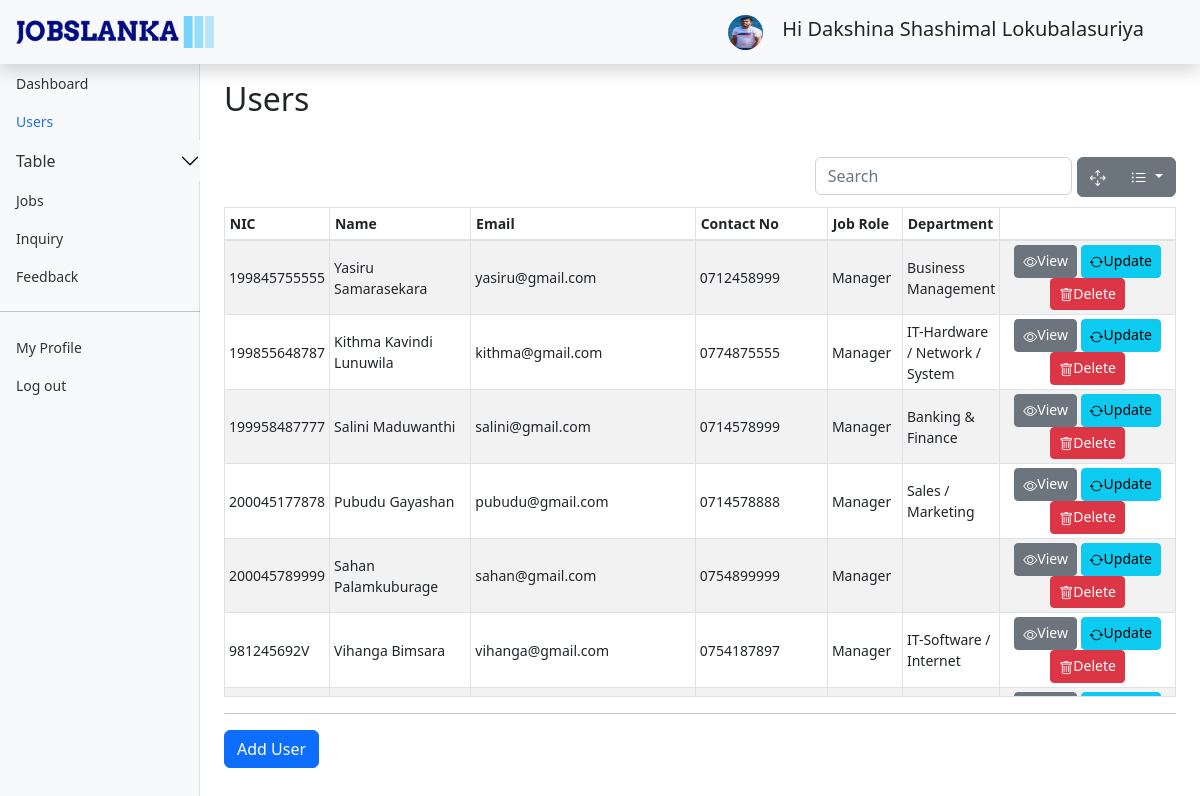
Page /Admin/users.php (signed in) on the committed database.
### tables this page shows
CREATE TABLE `job_role` (
  `id` int(11) NOT NULL,
  `name` varchar(20) NOT NULL,
  `isactive` int(11) NOT NULL
);

CREATE TABLE `staff` (
  `nic` varchar(12) NOT NULL,
  `name` varchar(100) NOT NULL,
  `address` varchar(200) NOT NULL,
  `email` varchar(50) NOT NULL,
  `phone_no` varchar(10) NOT NULL,
  `gender` char(1) NOT NULL,
  `password` varchar(35) NOT NULL,
  `image` text DEFAULT NULL,
  `job_role_id` int(11) NOT NULL,
  `isactive` int(11) NOT NULL
);

CREATE TABLE `job_category` (
  `id` int(11) NOT NULL,
  `name` varchar(50) NOT NULL,
  `description` varchar(200) DEFAULT NULL,
  `manager_id` varchar(12) DEFAULT NULL,
  `isactive` int(11) NOT NULL
);

### Admin/users.php (the view, shortened to what this page needs)
<?php require "../DBCon.php";
require "../fillCombo.php";
if(isset($_SESSION['userInfo']) && $_SESSION['userInfo']['job_role_id']==1){
?>
<!doctype html>
<html lang="en">
  <head>
    <link href="../assets/css/bootstrap.min.css" rel="stylesheet">
    <link href="..\assets\css\jobslanka.css" rel="stylesheet">
    <link href="..\assets\css\dashboard.css" rel="stylesheet">
    <link href="..\assets\css\bootstrap-table.min.css" rel="stylesheet">
    <link href="..\assets\css\bootstrap-table-sticky-header.css" rel="stylesheet">
    <link rel="stylesheet" href="https://cdn.jsdelivr.net/npm/bootstrap-icons@1.7.2/font/bootstrap-icons.css">
</head>
<body>
<header class="navbar navbar-dark sticky-top bg-light flex-md-nowrap p-0 shadow">
  <a href="..\index.php" class="d-flex align-items-center mb-3 mb-md-0 pv-3 px-3 me-md-auto link-dark text-decoration-none">
                  <img src="..\Images\logo_noBack.png"
                    style="width: 200px;"  class="pb-3 py-3" alt="logo">
        </a>
  <div class="navbar-nav">
    <div class="nav-item text-nowrap mx-5">
    <img src="../Uploads/ProfilePics/<?php echo $_SESSION['userInfo']['image']; ?>" alt="" width="35" height="35" class="rounded-circle me-2">
    <span class=" mx-2 pt-2 lead">Hi <?php echo $_SESSION['userInfo']['name']; ?> </span>
    </div>
  </div>
</header>
<div class="container-fluid">
  <div class="row">
    <nav id="sidebarMenu" class="col-md-3 col-lg-2 d-md-block bg-light sidebar collapse">
      <div class="position-sticky pt-3 sidebar-sticky">
        <ul class="nav flex-column">
          <li class="nav-item">
            <a class="nav-link " aria-current="page" href="adminDash.php">
              Dashboard
            </a>
          </li>
          <li class="nav-item">
            <a class="nav-link active" href="users.php">
              Users
            </a>
          </li>
          <li class="nav-item">
          <div class="accordion"id="ac1" >
            <div class="">
                  <button class="accordion-button collapsed py-0 px-0 bg-light" type="button" data-bs-toggle="collapse" data-bs-target="#collapseOne"
                      aria-expanded="true" aria-controls="collapseOne">
                      <a class="nav-link " href="#">
                        Table
                      </a>
                  </button>
            </div>
          </div>
          </li>
          <li class="nav-item">
            <a class="nav-link" href="jobs.php">
              Jobs
            </a>
          </li>
          <li class="nav-item">
            <a class="nav-link" href="inquiry.php">
              Inquiry
            </a>
          </li>
          <li class="nav-item">
            <a class="nav-link" href="feedback.php">
              Feedback
            </a>
          </li>
          <hr/>
          <li class="nav-item">
            <a class="nav-link" href="myProfileA.php">
              My Profile
            </a>
          </li>
          <li class="nav-item">
            <a class="nav-link" href="ad-logout.php">
              Log out
            </a>
          </li>
        </ul>
      </div>
    </nav>
    <main class="col-md-9 ms-sm-auto col-lg-10 px-md-4">
    <h1 class="h2 mt-3">Users</h1></br>
    <div class="row">
        <div class="table-responsive" >
            <table class="table table-striped table-sm " data-show-columns="true" data-height="550" id="user" data-unique-id="id">
              <thead >
                <tr>
                  <th scope="col" class="col-1 " data-field="id">NIC</th>
                  <th scope="col" class="col-2 ">Name</th>
                  <th scope="col" class="col-2 ">Email</th>
                  <th scope="col" class="col-2 ">Contact No</th>
                  <th scope="col" class="col-1 ">Job Role</th>
                  <th scope="col" class="col-1 ">Department</th>
                </tr>
              </thead>
              <tbody>
                <?php
                $sql= "select s.nic,s.name,s.address,s.email,s.phone_no,s.gender,s.image,j.name as jobrole, jc.name as department,j.id as job_role_id from job_role as j, staff as s left join job_category as jc on s.nic=jc.manager_id where s.isactive=1 and j.id=s.job_role_id;";
                $result = mysqli_query($con,$sql);?>
                <?php
                while($row=mysqli_fetch_assoc($result)){
                    ?>
                <tr>
                  <td><?php echo $row['nic'];?></td>
                  <td><?php echo $row['name']; ?></td>
                  <td><?php echo $row['email']; ?></td>
                  <td><?php echo $row['phone_no']; ?></td>
                  <td><?php echo $row['jobrole']; ?></td>
                  <td><?php echo $row['department']; $datar =json_encode($row); ?></td>
                  <td class="text-center">
                  <button type="button" class="btn btn-secondary btn-sm"  onclick='viewModel(<?php echo $datar ?>)' ><i class="bi bi-eye"></i>View</button>
                  <button type="button" class="btn btn-info btn-sm"  onclick='openUpdateModel(<?php echo $datar ?>)' ><i class="bi bi-arrow-repeat"></i>Update</button>
                  <button type="button" class="btn btn-danger btn-sm" onclick="openDeleteModel('<?php echo $row['nic']; ?> ')" ><i class="bi bi-trash"></i>Delete</button>
                  </td>
                </tr>
                <?php }
                ?>
              </tbody>
            </table>
          </div>
    </div>
    <hr>
    <div class="row">
        <div class="col-sm-3">
            <input class=" btn btn-primary btn-md" name="add" type="submit" onclick="window.location.href='userRegistration.php'" value="Add User">
        </div>
    </div>
    </main>
  </div>
  </div>
  </body>
</html>
<?php
}else{
  header("location: index.php");
}
?>

### assets/css/dashboard.css (style rules this page uses)
body { font-size: .875rem; }
.sidebar { position: fixed; top: 0; bottom: 0; left: 0; z-index: 100; padding: 48px 0 0; box-shadow: inset -1px 0 0 rgba(0, 0, 0, .1); }
.sidebar-sticky { height: calc(100vh - 48px); overflow-x: hidden; overflow-y: auto; }
.sidebar .nav-link { font-weight: 500; color: #333; }
.sidebar .nav-link.active { color: #2470dc; }
.bi { vertical-align: -.125em; fill: currentColor; }

### rows in the picture
job_role: staff.nic "199845755555", staff.name "Yasiru Samarasekara", staff.email "yasiru@gmail.com", staff.phone_no "0712458999", name "Manager", job_category.name "Business Management", staff.nic "199855648787", staff.name "Kithma Kavindi Lunuwila", staff.email "kithma@gmail.com", staff.phone_no "0774875555", job_category.name "IT-Hardware / Network / System", staff.nic "199958487777", staff.name "Salini Maduwanthi", staff.email "salini@gmail.com", staff.phone_no "0714578999", job_category.name "Banking & Finance", staff.nic "200045177878", staff.name "Pubudu Gayashan", staff.email "pubudu@gmail.com", staff.phone_no "0714578888", job_category.name "Sales / Marketing", staff.nic "981245692V", staff.name "Vihanga Bimsara", staff.email "vihanga@gmail.com", staff.phone_no "0754187897", job_category.name "IT-Software / Internet"
staff: nic "200045789999", name "Sahan Palamkuburage", email "sahan@gmail.com", phone_no "0754899999", job_role.name "Manager"

### other values in the picture
$_SESSION['userInfo']['name'] "Dakshina Shashimal Lokubalasuriya"
